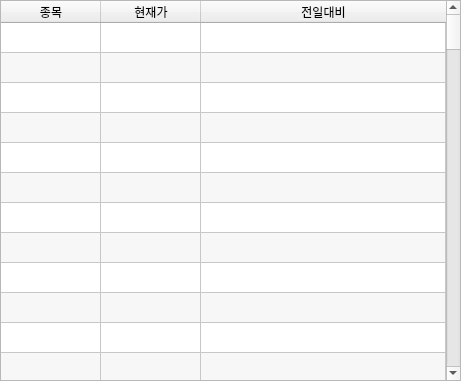
<?xml version="1.0" encoding="UTF-8"?>
<ui version="4.0">
 <class>Form</class>
 <widget class="QWidget" name="Form">
  <property name="geometry">
   <rect>
    <x>0</x>
    <y>0</y>
    <width>461</width>
    <height>381</height>
   </rect>
  </property>
  <property name="windowTitle">
   <string>Form</string>
  </property>
  <property name="styleSheet">
   <string notr="true"/>
  </property>
  <layout class="QVBoxLayout" name="verticalLayout">
   <property name="spacing">
    <number>0</number>
   </property>
   <property name="leftMargin">
    <number>0</number>
   </property>
   <property name="topMargin">
    <number>0</number>
   </property>
   <property name="rightMargin">
    <number>0</number>
   </property>
   <property name="bottomMargin">
    <number>0</number>
   </property>
   <item>
    <widget class="QTableWidget" name="coin_list">
     <property name="sizePolicy">
      <sizepolicy hsizetype="Minimum" vsizetype="Minimum">
       <horstretch>0</horstretch>
       <verstretch>0</verstretch>
      </sizepolicy>
     </property>
     <property name="verticalScrollBarPolicy">
      <enum>Qt::ScrollBarAsNeeded</enum>
     </property>
     <property name="horizontalScrollBarPolicy">
      <enum>Qt::ScrollBarAlwaysOff</enum>
     </property>
     <property name="sizeAdjustPolicy">
      <enum>QAbstractScrollArea::AdjustIgnored</enum>
     </property>
     <property name="autoScroll">
      <bool>true</bool>
     </property>
     <property name="editTriggers">
      <set>QAbstractItemView::NoEditTriggers</set>
     </property>
     <property name="tabKeyNavigation">
      <bool>false</bool>
     </property>
     <property name="showDropIndicator" stdset="0">
      <bool>false</bool>
     </property>
     <property name="dragDropOverwriteMode">
      <bool>false</bool>
     </property>
     <property name="alternatingRowColors">
      <bool>true</bool>
     </property>
     <property name="selectionMode">
      <enum>QAbstractItemView::SingleSelection</enum>
     </property>
     <property name="selectionBehavior">
      <enum>QAbstractItemView::SelectRows</enum>
     </property>
     <property name="verticalScrollMode">
      <enum>QAbstractItemView::ScrollPerPixel</enum>
     </property>
     <property name="horizontalScrollMode">
      <enum>QAbstractItemView::ScrollPerPixel</enum>
     </property>
     <property name="rowCount">
      <number>120</number>
     </property>
     <property name="columnCount">
      <number>3</number>
     </property>
     <attribute name="horizontalHeaderVisible">
      <bool>true</bool>
     </attribute>
     <attribute name="horizontalHeaderCascadingSectionResizes">
      <bool>false</bool>
     </attribute>
     <attribute name="horizontalHeaderShowSortIndicator" stdset="0">
      <bool>false</bool>
     </attribute>
     <attribute name="horizontalHeaderStretchLastSection">
      <bool>true</bool>
     </attribute>
     <attribute name="verticalHeaderVisible">
      <bool>false</bool>
     </attribute>
     <attribute name="verticalHeaderStretchLastSection">
      <bool>false</bool>
     </attribute>
     <row/>
     <row/>
     <row/>
     <row/>
     <row/>
     <row/>
     <row/>
     <row/>
     <row/>
     <row/>
     <row/>
     <row/>
     <row/>
     <row/>
     <row/>
     <row/>
     <row/>
     <row/>
     <row/>
     <row/>
     <row/>
     <row/>
     <row/>
     <row/>
     <row/>
     <row/>
     <row/>
     <row/>
     <row/>
     <row/>
     <row/>
     <row/>
     <row/>
     <row/>
     <row/>
     <row/>
     <row/>
     <row/>
     <row/>
     <row/>
     <row/>
     <row/>
     <row/>
     <row/>
     <row/>
     <row/>
     <row/>
     <row/>
     <row/>
     <row/>
     <row/>
     <row/>
     <row/>
     <row/>
     <row/>
     <row/>
     <row/>
     <row/>
     <row/>
     <row/>
     <row/>
     <row/>
     <row/>
     <row/>
     <row/>
     <row/>
     <row/>
     <row/>
     <row/>
     <row/>
     <row/>
     <row/>
     <row/>
     <row/>
     <row/>
     <row/>
     <row/>
     <row/>
     <row/>
     <row/>
     <row/>
     <row/>
     <row/>
     <row/>
     <row/>
     <row/>
     <row/>
     <row/>
     <row/>
     <row/>
     <row/>
     <row/>
     <row/>
     <row/>
     <row/>
     <row/>
     <row/>
     <row/>
     <row/>
     <row/>
     <row/>
     <row/>
     <row/>
     <row/>
     <row/>
     <row/>
     <row/>
     <row/>
     <row/>
     <row/>
     <row/>
     <row/>
     <row/>
     <row/>
     <row/>
     <row/>
     <row/>
     <row/>
     <row/>
     <row/>
     <column>
      <property name="text">
       <string>종목</string>
      </property>
     </column>
     <column>
      <property name="text">
       <string>현재가</string>
      </property>
     </column>
     <column>
      <property name="text">
       <string>전일대비</string>
      </property>
     </column>
    </widget>
   </item>
  </layout>
 </widget>
 <resources/>
 <connections/>
</ui>
